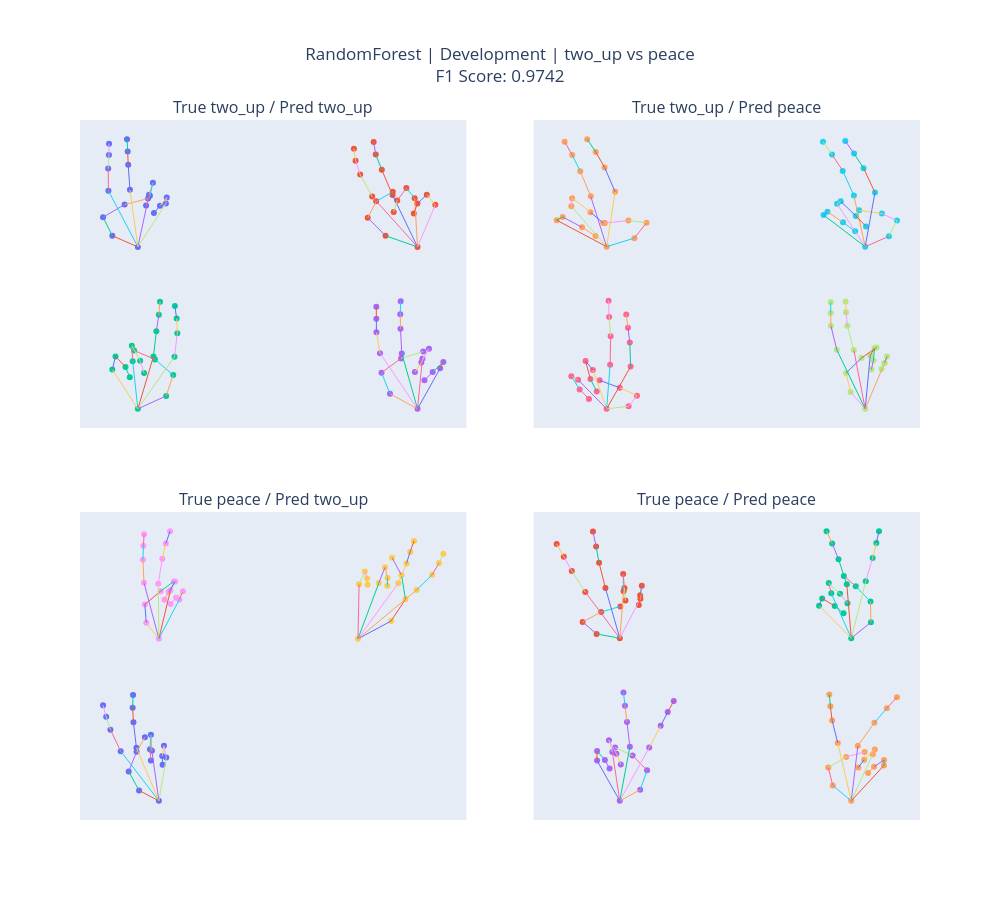

Here is the notebook cell this chart was saved with:
### Code cell
rf_comp_fig  = plot_two_class_table(
    rf_clf,
    X_dev_np,
    y_dev_np,
    le,
    "two_up",
    "peace",
    model_name="RandomForest",
    dataset_name="Development",
    f1_score=metrics["f1_score"],
    n_per_cell=4
)
